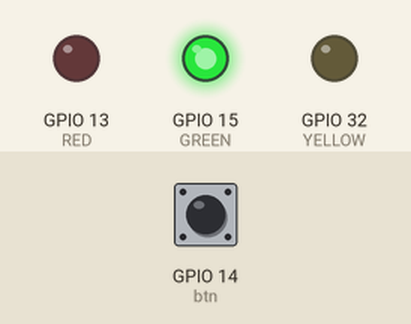
Bench run of a program on a simulated ESP32 board running MicroPython. On the bench: output pins drawn as LEDs (lit = HIGH). The test bench sets the inputs (shaded band); at power-on: GPIO 14 (btn) HIGH.

Above: at 1.2 s.
1.3 s: GPIO 14 (btn) pulled LOW for 0.15 s
At 1.9 s:
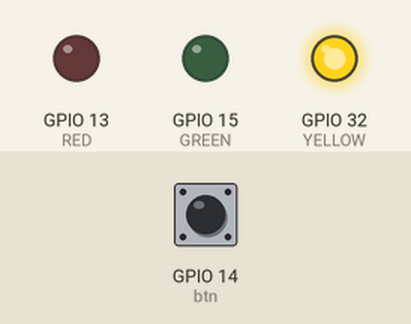
2.9 s: GPIO 14 (btn) pulled LOW for 1 s
At 4.3 s:
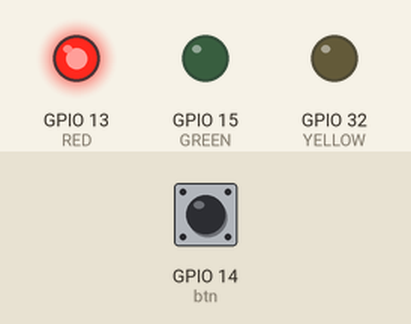
5.4 s: GPIO 14 (btn) pulled LOW for 3.2 s
At 6.2 s:
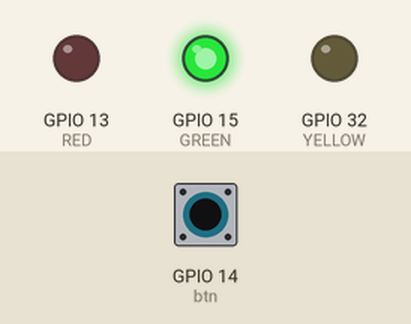
Timing chart, 0 to 8.4 s (numbered marks = the images above; inputs shaded):
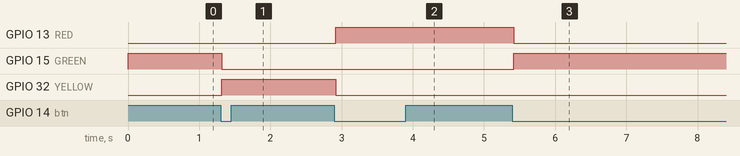

Measured:
- after the input at 1.3 s, GPIO 15 (GREEN): HIGH → LOW at once; GPIO 32 (YELLOW): LOW → HIGH at once
- after the input at 2.9 s, GPIO 13 (RED): LOW → HIGH at once; GPIO 32 (YELLOW): HIGH → LOW at once
- after the input at 5.4 s, GPIO 13 (RED): HIGH → LOW at once; GPIO 15 (GREEN): LOW → HIGH at once

The program:

ex2.py
```python
from machine import Pin
import time

# initial state
currentLED = "GREEN"

# setup button and the LEDs
btn = Pin(14, Pin.IN)
leds = {"GREEN": Pin(15, Pin.OUT), "YELLOW": Pin(32, Pin.OUT), "RED": Pin(13, Pin.OUT)}

# set the LED to the initial value
leds[currentLED].value(1)

while True:
    if btn.value() == 0:
        # debounce the button for 10ms
        time.sleep(0.01)
        # switch the LED
        if currentLED == "GREEN":
            currentLED = "YELLOW"
        elif currentLED == "YELLOW":
            currentLED = "RED"
        elif currentLED == "RED":
            currentLED = "GREEN"
        else:
            pass
        # clear all LEDs
        for l in leds:
            leds[l].value(0)
        # set current LED
        leds[currentLED].value(1)
        # wait for the button to be released
        while btn.value() == 0:
            pass
    time.sleep(0.01)
```
